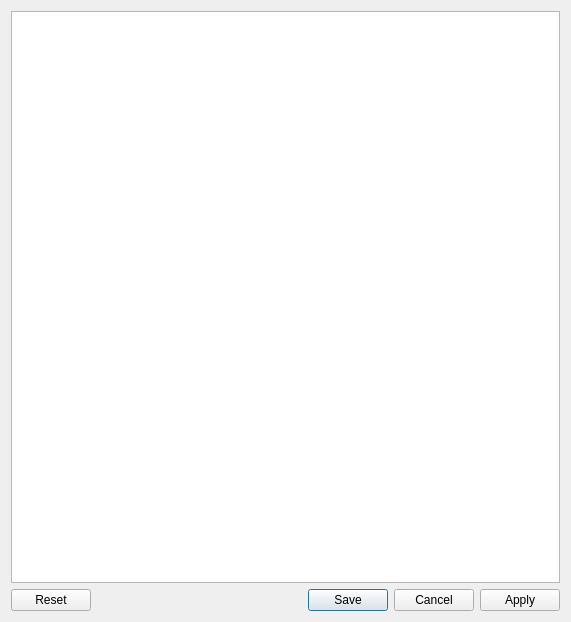
<?xml version="1.0" encoding="UTF-8"?>
<ui version="4.0">
 <class>ParameterForm</class>
 <widget class="QDialog" name="ParameterForm">
  <property name="geometry">
   <rect>
    <x>0</x>
    <y>0</y>
    <width>571</width>
    <height>622</height>
   </rect>
  </property>
  <property name="windowTitle">
   <string>Menu preferences</string>
  </property>
  <layout class="QVBoxLayout" name="verticalLayout">
   <item>
    <widget class="QListWidget" name="listWidget"/>
   </item>
   <item>
    <widget class="QDialogButtonBox" name="buttonBox">
     <property name="maximumSize">
      <size>
       <width>20000</width>
       <height>16777215</height>
      </size>
     </property>
     <property name="layoutDirection">
      <enum>Qt::LeftToRight</enum>
     </property>
     <property name="orientation">
      <enum>Qt::Horizontal</enum>
     </property>
     <property name="standardButtons">
      <set>QDialogButtonBox::Apply|QDialogButtonBox::Cancel|QDialogButtonBox::Reset|QDialogButtonBox::Save</set>
     </property>
    </widget>
   </item>
  </layout>
 </widget>
 <resources/>
 <connections>
  <connection>
   <sender>buttonBox</sender>
   <signal>accepted()</signal>
   <receiver>ParameterForm</receiver>
   <slot>accept()</slot>
   <hints>
    <hint type="sourcelabel">
     <x>248</x>
     <y>254</y>
    </hint>
    <hint type="destinationlabel">
     <x>157</x>
     <y>274</y>
    </hint>
   </hints>
  </connection>
  <connection>
   <sender>buttonBox</sender>
   <signal>rejected()</signal>
   <receiver>ParameterForm</receiver>
   <slot>reject()</slot>
   <hints>
    <hint type="sourcelabel">
     <x>316</x>
     <y>260</y>
    </hint>
    <hint type="destinationlabel">
     <x>286</x>
     <y>274</y>
    </hint>
   </hints>
  </connection>
 </connections>
</ui>
